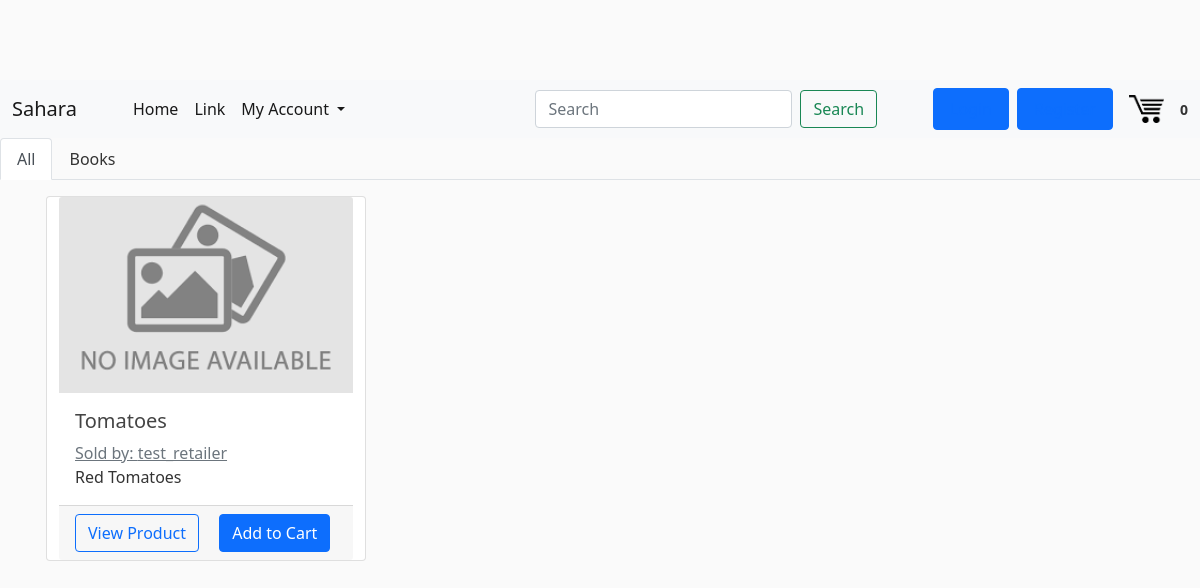
/, run on an earlier commit of the app's database.
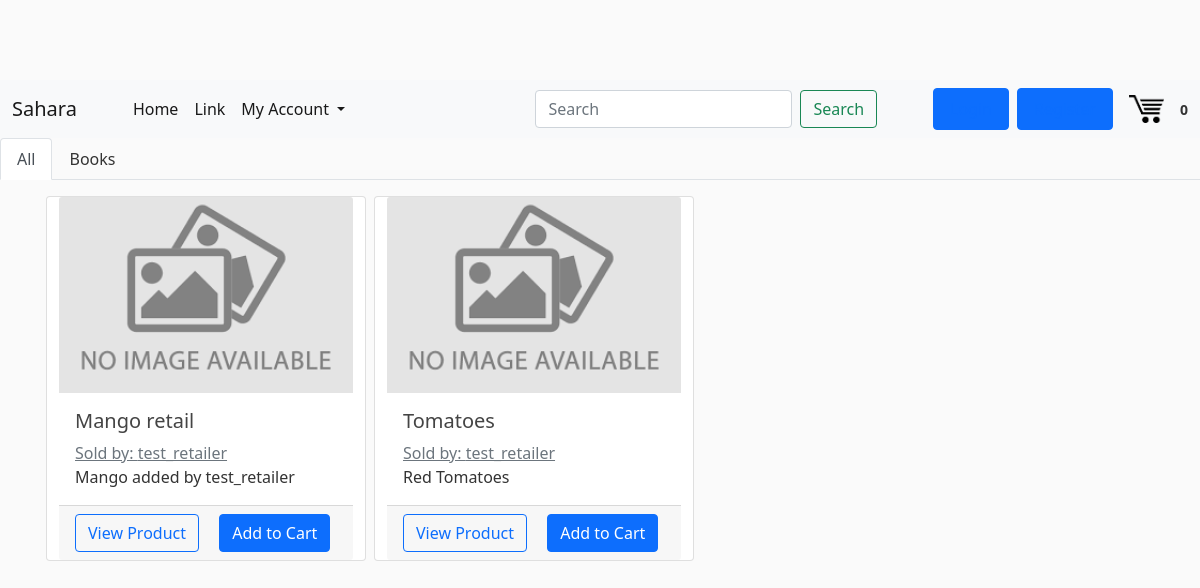
And on a later commit of the database.
### core/models.py (models this page shows, shortened)
class Product(models.Model):
    seller = models.ForeignKey(User, on_delete = models.CASCADE, related_name="seller")
    date_posted = models.DateTimeField(auto_now_add=True)
    stock = models.PositiveIntegerField(default=0)
    title = models.CharField(max_length=255)
    content = models.TextField(blank=True, null=True)
    img = models.ImageField(default = "default.png", upload_to = "product_imgs/", blank=True, null=True)
    rating = models.DecimalField(max_digits=3, decimal_places=2, default=0.00, validators=[MinValueValidator(Decimal('0.00'))])
    tags = models.CharField(
        max_length = 20,
        choices = CAT_CHOICES,
        default = 'vegetables',
    )
    measurment_unit = models.CharField(
        max_length = 5,
        choices = UNIT_CHOICES,
        default = 'kg',
    )
    price_per_unit = models.DecimalField(max_digits=20, decimal_places=2, validators=[MinValueValidator(Decimal('0.00'))])

### core/views.py (the view)
# urls.py: path('', ProductListView.as_view(), name = "app-home"),
class ProductListView(ListView):
    model = Product
    template_name = 'core/home.html'
    context_object_name = 'prods'
    ordering = ['-date_posted']
    paginate_by = 20

### core/templates/core/home.html (shortened to what this page needs)
{% extends "core/base.html" %}
{% block nav %}
  <ul class="nav nav-tabs">
    <li class="nav-item">
      <a class="nav-link active" href="#">All</a>
    </li>
    <li class="nav-item">
      <a class="nav-link" style="text-decoration: none; color: inherit;" href="#">Books</a>
    </li>
{% endblock %}
{% block content %}
{% if user.profile.user_type == "CUSTOMER" or not user.is_authenticated %}
    {% for prod in prods %}
      {% if prod.seller.profile.user_type == "RETAILER" %}
        <div class="card mr-3" style="position: relative; top:1rem; left: 1rem; width: 20rem; margin-right: 0.5rem; margin-bottom: 0.5rem;">
            <a href="#">
                <img src="{{ prod.img.url }}" class="card-img-top" alt="Product image">
            </a>
            <div class="card-body">
                <a style="text-decoration: none; color:inherit" href="#">
                    <h5 class="card-title">{{ prod.title }}</h5>
                </a>
                <a class="card-subtitle text-muted" href="#">Sold by: {{ prod.seller }}</a>
                <p class="card-text" style="white-space: nowrap; overflow: hidden; text-overflow: ellipsis;">{{ prod.content }}</p>
            </div>
            <div class='card-footer'>
                <a href="{% url 'prod-detail' prod.id %}" class="card-link btn btn-outline-primary">View Product</a>
                <a href="#" class="card-link btn btn-primary">Add to Cart</a>
            </div>
          </div>
      {% endif %}
    {% endfor %}
{% endif %}
{% endblock content %}

### core/templates/core/base.html (shortened to what this page needs)
{% load static %}
<!DOCTYPE html>
<html lang="en">
<head>
    <link href="https://cdn.jsdelivr.net/npm/bootstrap@5.0.0-beta3/dist/css/bootstrap.min.css" rel="stylesheet">
    <link rel="stylesheet" href="{% static 'css/main.css' %}">
</head>
<body>
    <header class = "site-header">
        <nav class="navbar navbar-expand-lg navbar-light bg-light">
            <div class="container-fluid">
              <a class="navbar-brand" href="{% url 'app-home' %}">Sahara</a>
              <div class="collapse navbar-collapse" id="navbarSupportedContent">
                <ul class="navbar-nav me-auto mb-2 mb-lg-0" style="position: relative; margin-left: 2rem;">
                  <li class="nav-item">
                    <a class="nav-link active" aria-current="page" href="{% url 'app-home' %}">Home</a>
                  </li>
                  <li class="nav-item">
                    <a class="nav-link active" href="#">Link</a>
                  </li>
                  <li class="nav-item dropdown">
                    <a class="nav-link active dropdown-toggle" href="#" id="navbarDropdown" role="button" data-bs-toggle="dropdown" aria-expanded="false">
                      My Account
                    </a>
                  </li>
                </ul>
                  <form method="POST" action="/search" class="d-flex text-center" style="margin-right: 3em;">
                    <input class="form-control me-2" name="search" type="search" placeholder="Search" id="searchbox" aria-label="Search">
                    <button class="nav-item btn btn-outline-success" type="submit">Search</button>
                  </form>
                  {% if not user.is_authenticated %}
                      <a class = "nav-item nav-link btn btn-primary d-flex" style="float: right; margin-left: 0.5rem;" href="/login">Login</a>
                      <a class = "nav-item nav-link btn btn-primary d-flex" style="float: right; margin-left: 0.5rem;" href="/register">Register</a>
                {% endif %}
                <a href="{% url 'cart' %}">
                <img  id="cart-icon" width="35" style="margin-left: 1rem; margin-right: 1rem;" src="{% static 'core/cart.png' %}">
                </a>
                <small style="font-weight:bold;">0</small>
              </div>
            </div>
          </nav>
          {% block nav %}
          {% endblock %}
    </header>
    <main role="main" class="container">
      <div class="row">
          {% block content %}{% endblock %}
        </div>
    </main>
  </body>
</html>

### core/static/core/css/main.css (style rules this page uses)
body { background: #fafafa; color: #333333; margin-top: 5rem; }
h1, h2, h3, h4, h5, h6 { color: #444444; }
ul { margin: 0; }
.site-header .navbar-nav .nav-link { color: #cbd5db; }
.site-header .navbar-nav .nav-link.active { font-weight: 500; }
.card { display:inline-block; }

What changed in the data, as far as the page shows it:
added Product: img (placeholder picture), title "Mango retail", seller "test_retailer", content "Mango added by test_retailer"
